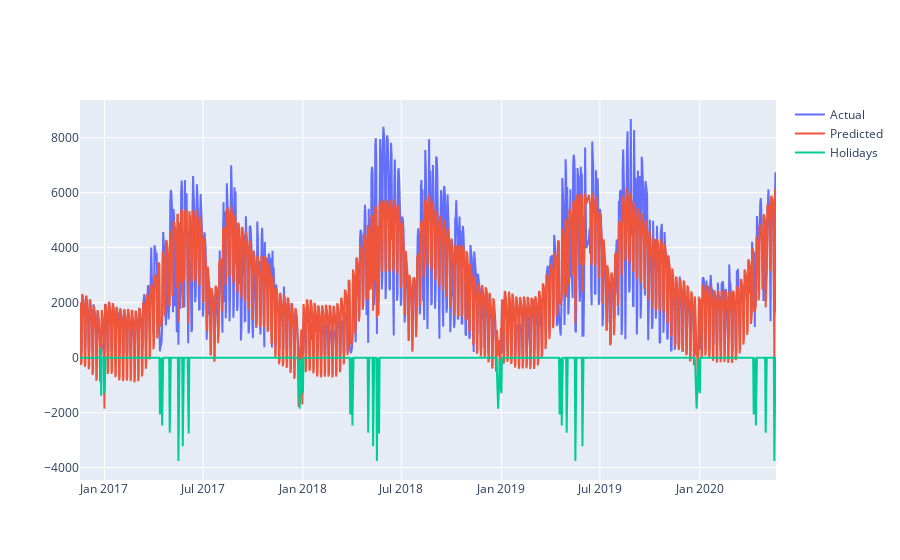

The notebook cell this image was saved under:
### Markdown cell above
Let's see if we can improve by augmenting the list of holidays: we do that by creating a new dataframe `christmas`, which is subsequently passed as an argument to Prophet. The 'holiday' entry is mostly for interpretation sake, relevant parts are:
* `ds` - so we know when the holiday of interest occurs
* `lower_window` and `upper_window`: those two parameters allow us to incorporate the effect before/after the date, respectively. In our example below `lower_window` equals -1, meaning we anticipate a drop in the number of commuters a day before Christmas, whereas `upper_window` is 7 - with a lot of people taking time off between Christmas and New Year, the bicycle traffic is likely to decrease for approximately a week.

### Code cell
# Anadir navidad
christmas = pd.DataFrame({
  'holiday': 'Christmas',
  'ds': pd.to_datetime(['2017-12-24','2018-12-24','2019-12-24','2020-12-24']),
  'lower_window': -1,
  'upper_window': 7,
})


m = Prophet(holidays=christmas)
m.add_country_holidays(country_name='NO')
m.fit(bikerides)
future = m.make_future_dataframe(periods=0, freq='D')
forecast = m.predict(future)

fig = go.Figure()
# Create and style traces
fig.add_trace(go.Scatter(x=bikerides['ds'], y=bikerides['y'], name='Actual',))
fig.add_trace(go.Scatter(x=forecast['ds'], y=forecast['yhat'], name='Predicted',))
fig.add_trace(go.Scatter(x=forecast['ds'], y=forecast['holidays'], name='Holidays',))
fig.show()

### Figure 1 — Plotly figure (JSON) as saved in the notebook; plotly's stock layout.template omitted (floating-point values rounded to 4 significant figures; data arrays with more than 128 entries replaced by an {"elided": "..."} marker saying what was removed)
{"data": [{"name": "Actual", "type": "scatter", "x": {"elided": "1273 str values"}, "y": {"elided": "1273 int values"}}, {"name": "Predicted", "type": "scatter", "x": {"elided": "1273 str values"}, "y": {"elided": "1273 float values"}}, {"name": "Holidays", "type": "scatter", "x": {"elided": "1273 str values"}, "y": {"elided": "1273 float values"}}], "layout": {}}
